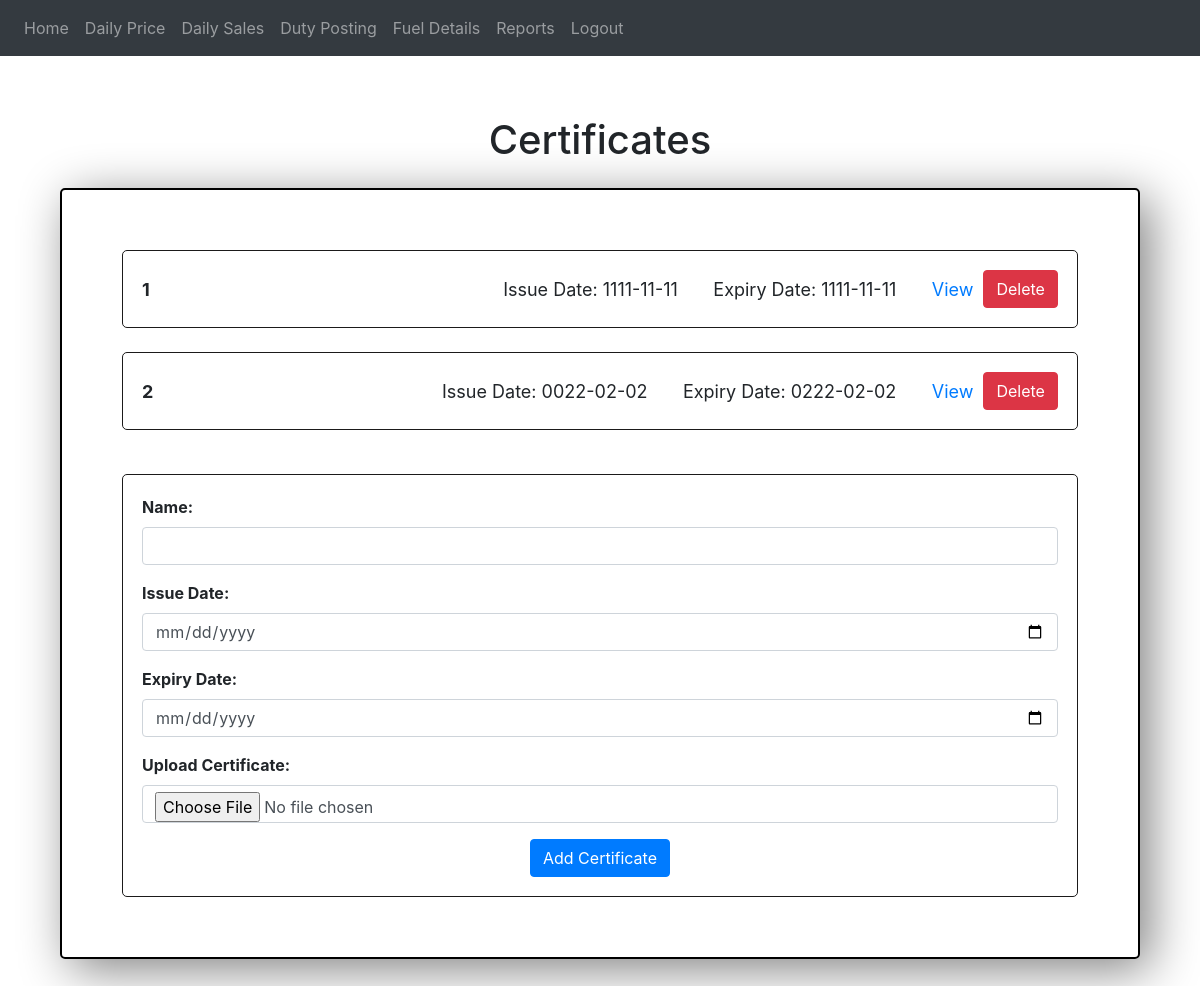
/certificates (signed in), run on the app's committed database.
### website/models.py (models this page shows)
class certificate(db.Model):
    name = db.Column(db.String(150), primary_key = True)
    file_name = db.Column(db.String(150))
    exp_date = db.Column(db.Date)
    issue_date = db.Column(db.Date)
    file = db.Column(db.LargeBinary)

### website/views.py (the view, shortened to what this page needs)
@views.route('/certificates', methods=['GET','POST'])
@login_required
def certificates():
    name = request.form.get("name")
    issue_date = request.form.get("issue_date")
    exp_date = request.form.get("exp_date")
    print(func.now)
    certificates = certificate.query.all()
    return render_template("certificates.html",certificates=certificates, user=current_user)

### website/templates/certificates.html (shortened to what this page needs)
{% extends 'base.html' %}
{% block content %}
<h1 style="text-align: center; margin-top: 5%;">Certificates</h1>
<div style="margin: 5%; margin-top: 2%; border: 2px solid black; padding: 5%; border-radius: 5px; box-shadow: 10px 10px 50px grey;">
  {% for certificate in certificates %}
  <div style="border: 1px solid rgb(27, 26, 26); border-radius: 5px; padding: 2%;">
    <div style="display: flex; justify-content: space-between; align-items: center; font-size: 18px;">
      <div style="font-weight: bold; margin-right: 10%;">{{certificate.name}}</div>
      <div style="display: flex; justify-content: space-between; align-items: center; font-size: 18px;">
        <div>
        Issue Date: {{certificate.issue_date}} &nbsp;&nbsp;&nbsp;&nbsp;&nbsp;
        Expiry Date: {{certificate.exp_date}} &nbsp;&nbsp;&nbsp;&nbsp;&nbsp;
        <a href="/certificates/{{certificate.name}}" >View</a>
      </div>
      <form action="{{ url_for('views.delete_employee', id=certificate.name) }}" method="post" style="margin-left: 10px;">
        <button type="submit" class="btn btn-danger">Delete</button>
      </form>
    </div>
    </div>
  </div>
  <br>
  {% endfor %}
  <div style="border: 1px solid rgb(27, 26, 26); border-radius: 5px; padding: 2%; margin-top: 20px;">
    <form method="POST" enctype="multipart/form-data">
      <div class="form-group">
        <label for="name" style="font-weight: bold;">Name:</label>
        <input type="text" class="form-control" id="name" name="name" required>
      </div>
      <div class="form-group">
        <label for="issue_date" style="font-weight: bold;">Issue Date:</label>
        <input type="date" class="form-control" id="issue_date" name="issue_date" required>
      </div>
      <div class="form-group">
        <label for="exp_date" style="font-weight: bold;">Expiry Date:</label>
        <input type="date" class="form-control" id="exp_date" name="exp_date" required>
      </div>
      <div class="form-group">
        <label for="file" style="font-weight: bold;">Upload Certificate:</label>
        <input type="file" class="form-control" id="file" name="file" accept="application" required>
      </div>
      <div style="text-align: center;">
        <button type="submit" class="btn btn-primary">Add Certificate</button>
      </div>
    </form>
  </div>
</div>
{% endblock %}

### data on the page
certificate: name "1", issue_date "1111-11-11", exp_date "1111-11-11"
certificate: name "2", issue_date "0022-02-02", exp_date "0222-02-02"
